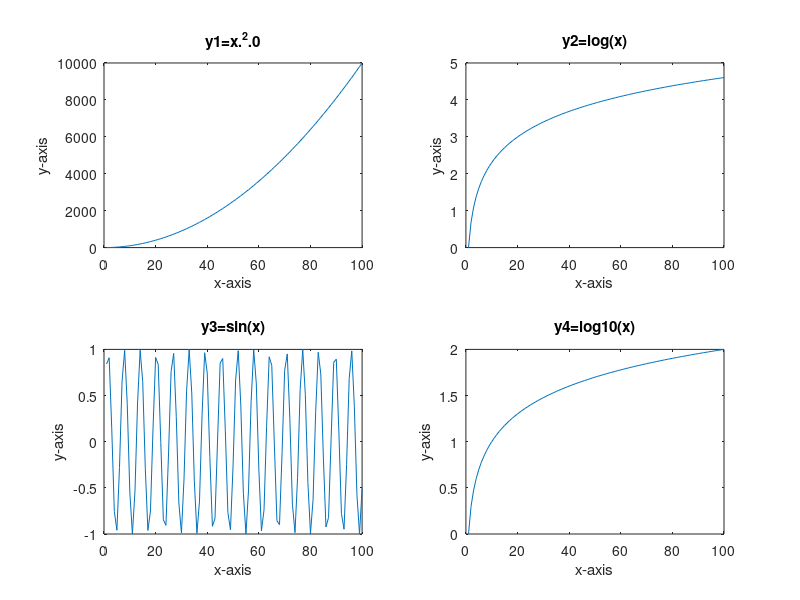

Write MATLAB code to recreate this figure.
clc;
clf;
clear all;
close all;
x=linspace(1,100,100);
y1=x.^2.0;
y2=log(x);
y3=sin(x);
y4=log10(x);
subplot(2,2,1),plot(x,y1),xlabel('x-axis'),ylabel('y-axis'),title('y1=x.^2.0');
subplot(2,2,2),plot(x,y2),xlabel('x-axis'),ylabel('y-axis'),title('y2=log(x)');
subplot(2,2,3),plot(x,y3),xlabel('x-axis'),ylabel('y-axis'),title('y3=sin(x)');
subplot(2,2,4),plot(x,y4),xlabel('x-axis'),ylabel('y-axis'),title('y4=log10(x)');
